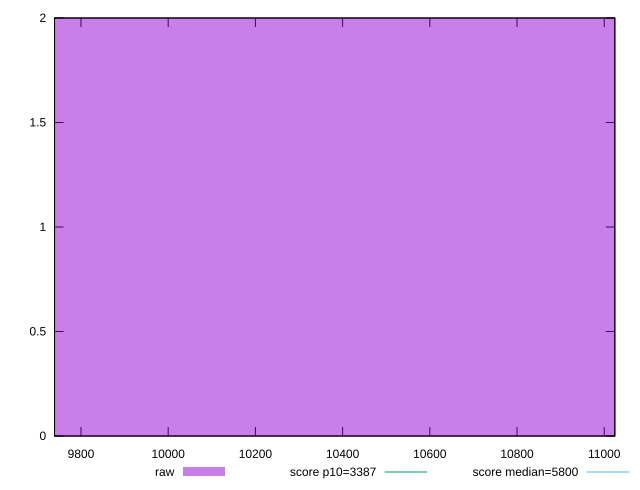

This chart was generated by the following gnuplot code:
reset

$raw <<EOF
10628.737818468053 2
EOF

set key outside below
set boxwidth 2125.7475636936106
set xrange [9739.36698962195:11024.27611131108]
set yrange [0:2]
set trange [0:2]
set style fill transparent solid 0.5 noborder

set parametric
set terminal svg size 640, 490 enhanced background rgb 'white'
set output "reports/report_00031_2021-02-24T23-18-18.084Z/speed-index/samples/astro/raw/histogram.svg"

plot $raw title "raw" with boxes, \
     3387,t title "score p10=3387", \
     5800,t title "score median=5800"

reset
